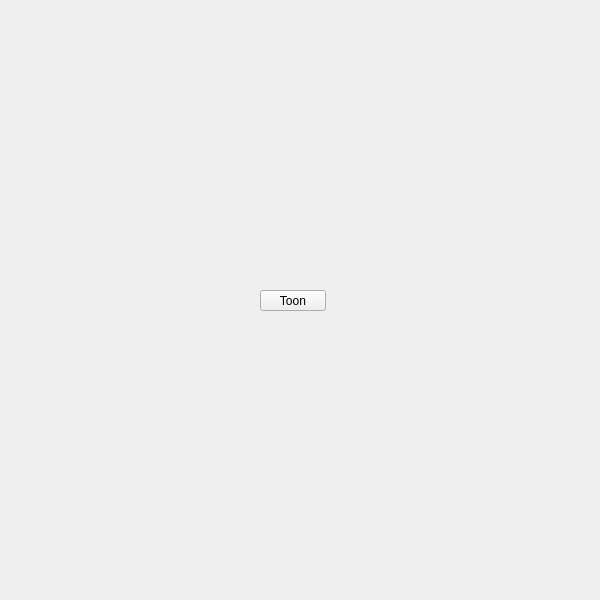
<?xml version="1.0" encoding="UTF-8"?>
<ui version="4.0">
 <class>QtUi</class>
 <widget class="QMainWindow" name="QtUi">
  <property name="enabled">
   <bool>true</bool>
  </property>
  <property name="geometry">
   <rect>
    <x>0</x>
    <y>0</y>
    <width>600</width>
    <height>600</height>
   </rect>
  </property>
  <property name="sizePolicy">
   <sizepolicy hsizetype="Ignored" vsizetype="Ignored">
    <horstretch>0</horstretch>
    <verstretch>0</verstretch>
   </sizepolicy>
  </property>
  <property name="minimumSize">
   <size>
    <width>0</width>
    <height>0</height>
   </size>
  </property>
  <property name="maximumSize">
   <size>
    <width>600</width>
    <height>600</height>
   </size>
  </property>
  <property name="toolButtonStyle">
   <enum>Qt::ToolButtonIconOnly</enum>
  </property>
  <property name="tabShape">
   <enum>QTabWidget::Triangular</enum>
  </property>
  <property name="dockNestingEnabled">
   <bool>true</bool>
  </property>
  <property name="dockOptions">
   <set>QMainWindow::AllowNestedDocks|QMainWindow::AllowTabbedDocks|QMainWindow::AnimatedDocks|QMainWindow::ForceTabbedDocks</set>
  </property>
  <widget class="QWidget" name="widget">
   <property name="sizePolicy">
    <sizepolicy hsizetype="Ignored" vsizetype="Ignored">
     <horstretch>0</horstretch>
     <verstretch>0</verstretch>
    </sizepolicy>
   </property>
   <widget class="QPushButton" name="i054">
    <property name="geometry">
     <rect>
      <x>260</x>
      <y>290</y>
      <width>66</width>
      <height>21</height>
     </rect>
    </property>
    <property name="minimumSize">
     <size>
      <width>0</width>
      <height>21</height>
     </size>
    </property>
    <property name="maximumSize">
     <size>
      <width>66</width>
      <height>21</height>
     </size>
    </property>
    <property name="accessibleName">
     <string>toon</string>
    </property>
    <property name="text">
     <string>Toon</string>
    </property>
   </widget>
  </widget>
 </widget>
 <resources/>
 <connections/>
 <designerdata>
  <property name="gridDeltaX">
   <number>5</number>
  </property>
  <property name="gridDeltaY">
   <number>10</number>
  </property>
  <property name="gridSnapX">
   <bool>true</bool>
  </property>
  <property name="gridSnapY">
   <bool>true</bool>
  </property>
  <property name="gridVisible">
   <bool>true</bool>
  </property>
 </designerdata>
</ui>
